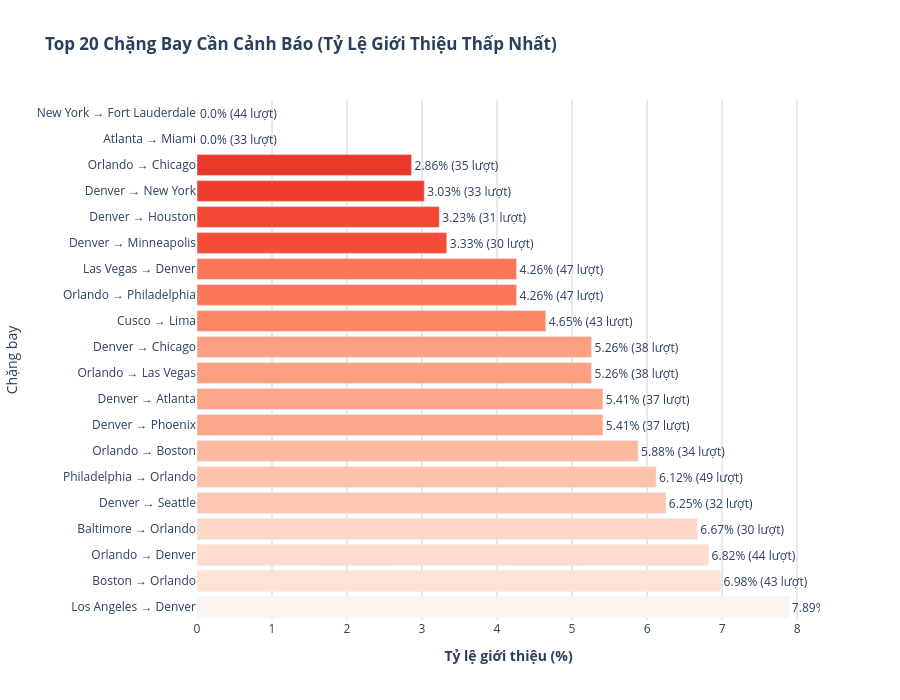

This figure's notebook cell:
### Code cell
plot_df = bottom_20_routes.copy()
plot_df['chặng_bay'] = plot_df['origin_city'] + ' → ' + plot_df['destination_city']
plot_df['nhãn_hiển_thị'] = plot_df['rec_rate'].astype(str) + '% (' + plot_df['review_count'].astype(str) + ' lượt)'

fig = px.bar(
    plot_df,
    x='rec_rate',
    y='chặng_bay',
    orientation='h',
    text='nhãn_hiển_thị',
    color='rec_rate',
    color_continuous_scale='Reds_r',
    title='<b>Top 20 Chặng Bay Cần Cảnh Báo (Tỷ Lệ Giới Thiệu Thấp Nhất)</b>',
    labels={
        'rec_rate': 'Tỷ lệ giới thiệu (%)',
        'chặng_bay': 'Chặng bay'
    }
)

fig.update_traces(
    textposition='outside',
    hovertemplate='<b>Chặng: %{y}</b><br>Tỷ lệ giới thiệu: <b>%{x:.1f}%</b><extra></extra>'
)

fig.update_layout(
    yaxis=dict(autorange="reversed"),  # Đặt chặng thấp nhất lên trên cùng
    xaxis=dict(title='<b>Tỷ lệ giới thiệu (%)</b>', showgrid=True, gridcolor='LightGray'),
    plot_bgcolor='white',
    height=700,
    coloraxis_showscale=False
)

fig.show()

### Figure 1 — Plotly figure (JSON) as saved in the notebook; plotly's stock layout.template omitted (floating-point values rounded to 4 significant figures)
{"data": [{"hovertemplate": "<b>Chặng: %{y}</b><br>Tỷ lệ giới thiệu: <b>%{x:.1f}%</b><extra></extra>", "legendgroup": "", "marker": {"color": [0.0, 0.0, 2.86, 3.03, 3.23, 3.33, 4.26, 4.26, 4.65, 5.26, 5.26, 5.41, 5.41, 5.88, 6.12, 6.25, 6.67, 6.82, 6.98, 7.89], "coloraxis": "coloraxis", "pattern": {"shape": ""}}, "name": "", "orientation": "h", "showlegend": false, "text": ["0.0% (44 lượt)", "0.0% (33 lượt)", "2.86% (35 lượt)", "3.03% (33 lượt)", "3.23% (31 lượt)", "3.33% (30 lượt)", "4.26% (47 lượt)", "4.26% (47 lượt)", "4.65% (43 lượt)", "5.26% (38 lượt)", "5.26% (38 lượt)", "5.41% (37 lượt)", "5.41% (37 lượt)", "5.88% (34 lượt)", "6.12% (49 lượt)", "6.25% (32 lượt)", "6.67% (30 lượt)", "6.82% (44 lượt)", "6.98% (43 lượt)", "7.89% (38 lượt)"], "textposition": "outside", "type": "bar", "x": [0.0, 0.0, 2.86, 3.03, 3.23, 3.33, 4.26, 4.26, 4.65, 5.26, 5.26, 5.41, 5.41, 5.88, 6.12, 6.25, 6.67, 6.82, 6.98, 7.89], "xaxis": "x", "y": ["New York → Fort Lauderdale", "Atlanta → Miami", "Orlando → Chicago", "Denver → New York", "Denver → Houston", "Denver → Minneapolis", "Las Vegas → Denver", "Orlando → Philadelphia", "Cusco → Lima", "Denver → Chicago", "Orlando → Las Vegas", "Denver → Atlanta", "Denver → Phoenix", "Orlando → Boston", "Philadelphia → Orlando", "Denver → Seattle", "Baltimore → Orlando", "Orlando → Denver", "Boston → Orlando", "Los Angeles → Denver"], "yaxis": "y"}], "layout": {"barmode": "relative", "coloraxis": {"autocolorscale": false, "colorbar": {"title": {"text": "Tỷ lệ giới thiệu (%)"}}, "colorscale": [[0, "rgb(103,0,13)"], [0.125, "rgb(165,15,21)"], [0.25, "rgb(203,24,29)"], [0.375, "rgb(239,59,44)"], [0.5, "rgb(251,106,74)"], [0.625, "rgb(252,146,114)"], [0.75, "rgb(252,187,161)"], [0.875, "rgb(254,224,210)"], [1, "rgb(255,245,240)"]], "showscale": false}, "height": 700, "legend": {"tracegroupgap": 0}, "plot_bgcolor": "white", "title": {"text": "<b>Top 20 Chặng Bay Cần Cảnh Báo (Tỷ Lệ Giới Thiệu Thấp Nhất)</b>"}, "xaxis": {"anchor": "y", "domain": [0, 1], "gridcolor": "LightGray", "showgrid": true, "title": {"text": "<b>Tỷ lệ giới thiệu (%)</b>"}}, "yaxis": {"anchor": "x", "autorange": "reversed", "domain": [0, 1], "title": {"text": "Chặng bay"}}}}
